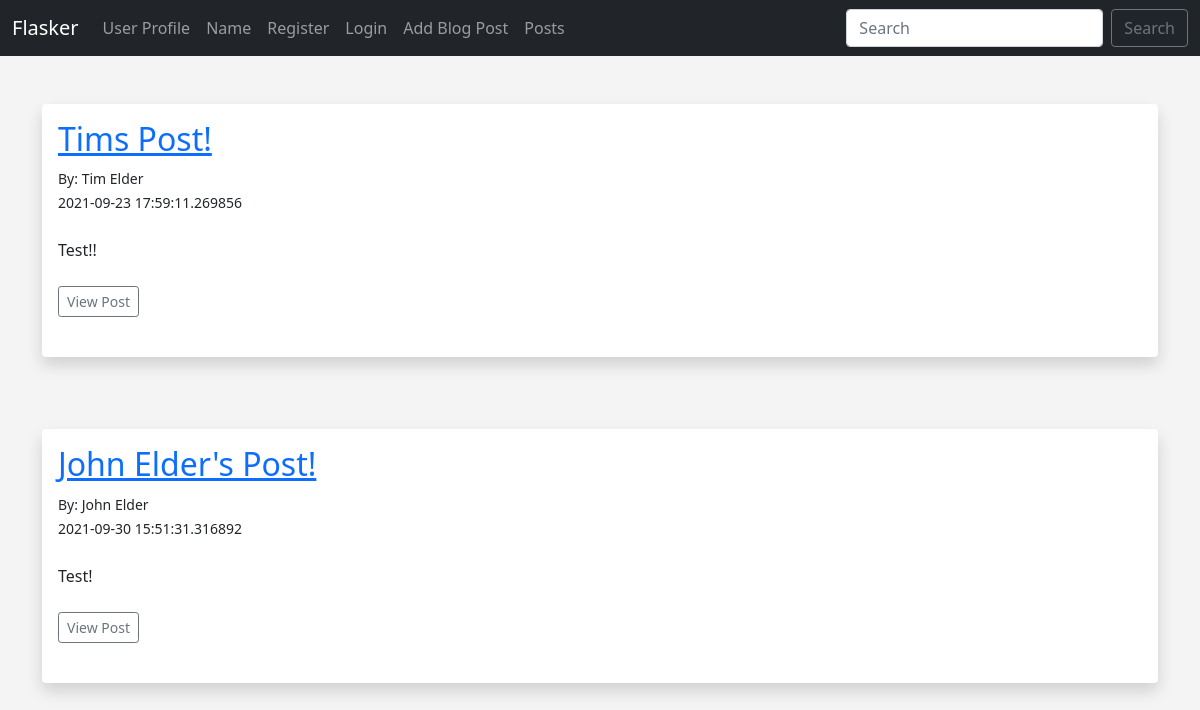
Page /posts on the earlier database version.
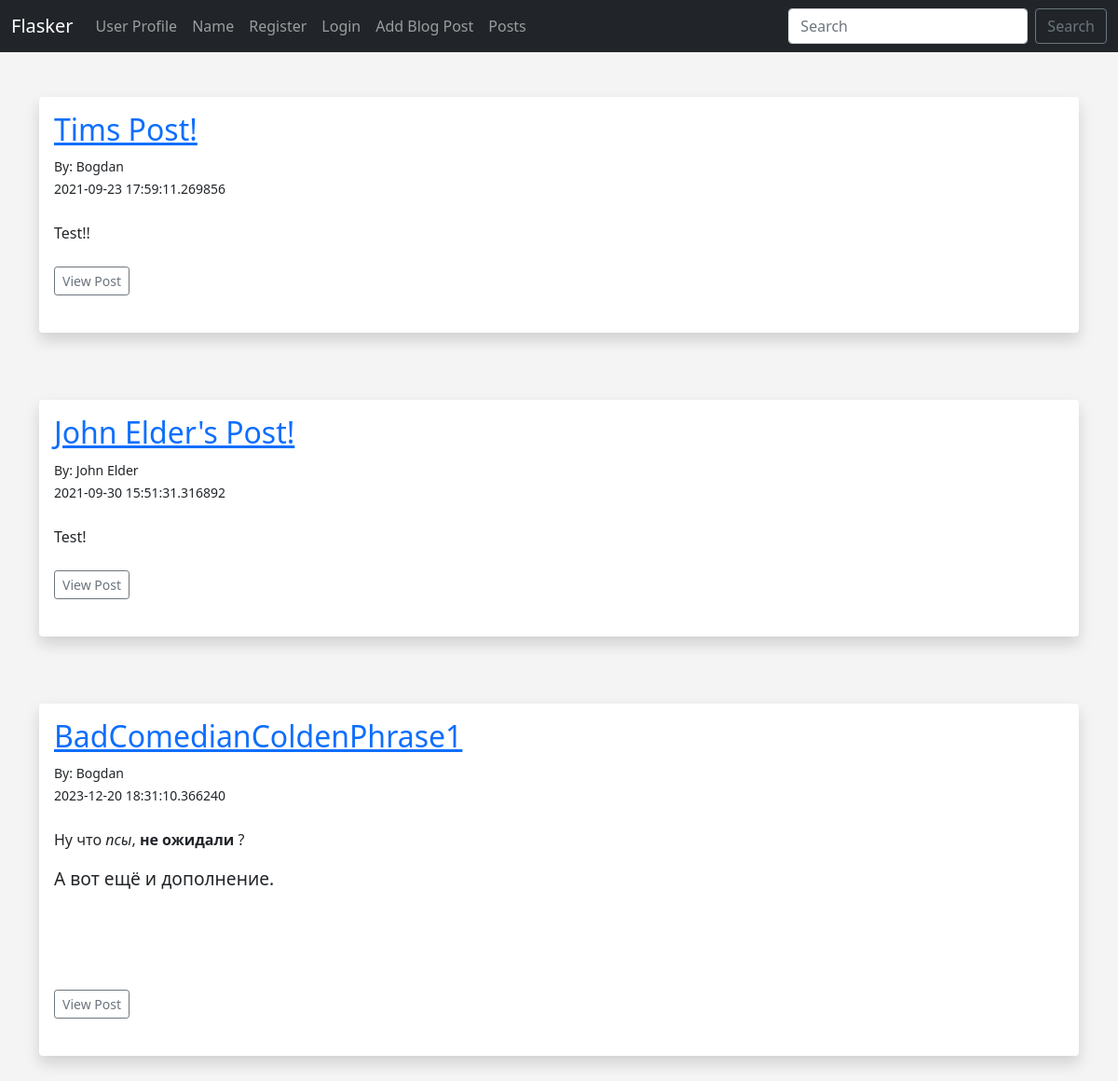
Same page on the later database version.
### hello.py (models this page shows, shortened)
class Posts(db.Model):
	id = db.Column(db.Integer, primary_key=True)
	title = db.Column(db.String(255))
	content = db.Column(db.Text)
	date_posted = db.Column(db.DateTime, default=datetime.utcnow)
	slug = db.Column(db.String(255))
	poster_id = db.Column(db.Integer, db.ForeignKey('users.id'))

class Users(db.Model, UserMixin):
	id = db.Column(db.Integer, primary_key=True)
	username = db.Column(db.String(20), nullable=False, unique=True)
	name = db.Column(db.String(200), nullable=False)
	email = db.Column(db.String(120), nullable=False, unique=True)
	favorite_color = db.Column(db.String(120))
	date_added = db.Column(db.DateTime, default=datetime.utcnow)
	password_hash = db.Column(db.String(128))
	posts = db.relationship('Posts', backref='poster')
	@property
	def password(self):
		raise AttributeError('password is not a readable attribute!')

### hello.py (the view)
@app.route('/posts')
def posts():
	posts = Posts.query.order_by(Posts.date_posted)
	return render_template("posts.html", posts=posts)

### webforms.py
class SearchForm(FlaskForm):
	searched = StringField("Searched", validators=[DataRequired()])
	submit = SubmitField("Submit")

### hello.py (called while the page is built)
@app.context_processor
def base():
	form = SearchForm()
	return dict(form=form)

### templates/posts.html (shortened to what this page needs)
{% extends 'base.html' %}
{% block content %}
<br/>
{% for post in posts %}
<div class="shadow p-3 mb-5 bg-body rounded">
	<h2><a href="{{ url_for('post', id=post.id)}}">{{ post.title }}</a></h2>
	<small>By: {{ post.poster.name }}<br/>
	{{ post.date_posted }}</small> <br/><br/>
	{{ post.content|safe }}
	<br/><br/>
	<a href="{{ url_for('post', id=post.id)}}" class="btn btn-outline-secondary btn-sm">View Post</a>
	<br/><br/>
</div>
<br/>
{% endfor %}
{% endblock %}

### templates/base.html (shortened to what this page needs)
<!doctype html>
<html lang="en">
  <head>
    <link href="https://cdn.jsdelivr.net/npm/bootstrap@5.0.0-beta1/dist/css/bootstrap.min.css" rel="stylesheet">
    <link href="{{ url_for('static', filename='css/style.css') }}" rel="stylesheet">
  </head>
  <body>
  	{% include 'navbar.html' %}
  	<br/>
  	<div class="container">
		{% block content %}
		{% endblock %}
	</div>
  </body>
</html>

### templates/navbar.html (shortened to what this page needs)
<nav class="navbar navbar-expand-lg navbar-dark bg-dark">
  <div class="container-fluid">
    <a class="navbar-brand" href="{{ url_for('index') }}">Flasker</a>
    <div class="collapse navbar-collapse" id="navbarSupportedContent">
      <ul class="navbar-nav me-auto mb-2 mb-lg-0">
        <li class="nav-item">
          <a class="nav-link" href="{{ url_for('user', name='John')}}">User Profile</a>
        </li>
        <li class="nav-item">
          <a class="nav-link" href="{{ url_for('name')}}">Name</a>
        </li>
        {% if current_user.is_authenticated %}
          <li class="nav-item">
            <a class="nav-link" href="{{ url_for('dashboard')}}">Dashboard</a>
          </li>
          <li class="nav-item">
            <a class="nav-link" href="{{ url_for('logout')}}">Logout</a>
          </li>
        {% else %}
          <li class="nav-item">
            <a class="nav-link" href="{{ url_for('add_user')}}">Register</a>
          </li>
          <li class="nav-item">
            <a class="nav-link" href="{{ url_for('login')}}">Login</a>
          </li>
        {% endif %}
        <li class="nav-item">
          <a class="nav-link" href="{{ url_for('add_post')}}">Add Blog Post</a>
        </li>
         <li class="nav-item">
          <a class="nav-link" href="{{ url_for('posts')}}">Posts</a>
        </li>
      </ul>
      <form method="POST" action="{{ url_for('search') }}" class="d-flex">
        <input class="form-control me-2" type="search" placeholder="Search" aria-label="Search" name="searched">
        <button class="btn btn-outline-secondary" type="submit">Search</button>
      </form>
    </div>
  </div>
</nav>

### static/css/style.css (style rules this page uses)
body { background: #f4f4f4; }

Differences in the rows shown:
changed through a linked row, Posts "Tims Post!": poster.name "Tim Elder" → "Bogdan"
added Posts: title "BadComedianColdenPhrase1", poster.name "Bogdan", date_posted "2023-12-20 18:31:10.366240", content "Ну что псы , не ожидали ? А вот ещё и дополнение."
